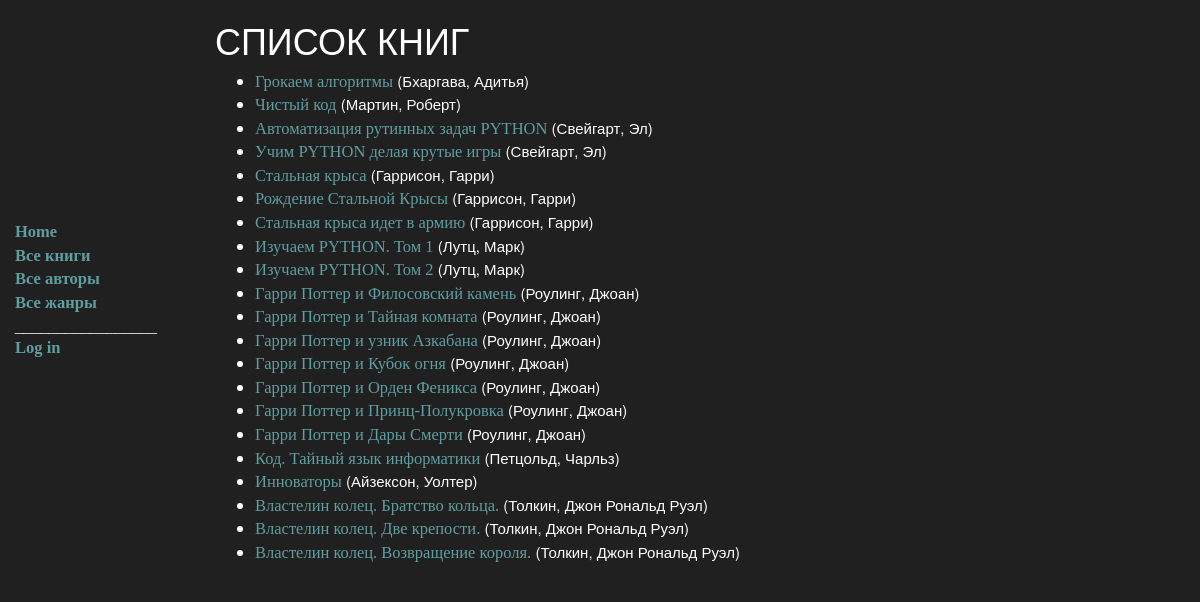
/catalog/books/, run on the app's committed database.
### catalog/models.py (models this page shows, shortened)
class Book(models.Model):
    title = models.CharField(max_length=200)
    author = models.ForeignKey(Author, on_delete=models.SET_NULL, null=True)
    summary = models.TextField(max_length=1000, help_text="Введите краткое описание книги.")
    isbn = models.CharField('ISBN', max_length=13, help_text='13 Character <a href="https://www.isbn-international'
                                                             '.org/content/what-isbn">ISBN number</a>')
    genre = models.ManyToManyField(Genre, help_text="Выберите жанр этой книги.")
    def get_absolute_url(self):   # Возвращает URL-адрес для доступа к определенной книге
        return reverse('book-detail', args=[str(self.id)])
    def display_genre(self):   # Создает строку для жанра. Это необходимо для отображения жанра в администраторе.
        return ', '.join(
            [
                genre.name for genre in self.genre.all()[:3]
             ]
        )
    display_genre.short_description = 'Genre'

class Author(models.Model):
    first_name = models.CharField(max_length=100)
    last_name = models.CharField(max_length=100)
    date_of_birth = models.DateField(null=True, blank=True)
    date_of_death = models.DateField('Died', null=True, blank=True)
    def __str__(self):
        return f'{self.last_name}, {self.first_name}'

### catalog/views.py (the view)
class BookListView(generic.ListView):
    model = Book

### catalog/templates/catalog/book_list.html (shortened to what this page needs)
{% extends "base_generic.html" %}
{% block content %}
    <h1>СПИСОК КНИГ</h1>
    {% if book_list %}
    <ul>
      {% for book in book_list %}
      <li><a href="{{ book.get_absolute_url }}">{{ book.title }}</a> ({{book.author}})</li>
      {% endfor %}
    </ul>
    {% else %}
      <p>В библиотеке нет книг</p>
    {% endif %}
{% endblock %}

### catalog/templates/base_generic.html (style rules this page uses)
body { background: rgb(32,32,32); }
h1 { color: White; }
a { color: rgb(95, 158, 160); font-size: 16.5px; font-family: Verdana }
li { color: White; font-size: 15px; }

### data on the page
Book: title "Грокаем алгоритмы", author "Бхаргава, Адитья"
Book: title "Чистый код", author "Мартин, Роберт"
Book: title "Автоматизация рутинных задач PYTHON", author "Свейгарт, Эл"
Book: title "Учим PYTHON делая крутые игры", author "Свейгарт, Эл"
Book: title "Стальная крыса", author "Гаррисон, Гарри"
Book: title "Рождение Стальной Крысы", author "Гаррисон, Гарри"
Book: title "Стальная крыса идет в армию", author "Гаррисон, Гарри"
Book: title "Изучаем PYTHON. Том 1", author "Лутц, Марк"
Book: title "Изучаем PYTHON. Том 2", author "Лутц, Марк"
Book: title "Гарри Поттер и Филосовский камень", author "Роулинг, Джоан"
Book: title "Гарри Поттер и Тайная комната", author "Роулинг, Джоан"
Book: title "Гарри Поттер и узник Азкабана", author "Роулинг, Джоан"
Book: title "Гарри Поттер и Кубок огня", author "Роулинг, Джоан"
Book: title "Гарри Поттер и Орден Феникса", author "Роулинг, Джоан"
Book: title "Гарри Поттер и Принц-Полукровка", author "Роулинг, Джоан"
Book: title "Гарри Поттер и Дары Смерти", author "Роулинг, Джоан"
Book: title "Код. Тайный язык информатики", author "Петцольд, Чарльз"
Book: title "Инноваторы", author "Айзексон, Уолтер"
Book: title "Властелин колец. Братство кольца.", author "Толкин, Джон Рональд Руэл"
Book: title "Властелин колец. Две крепости.", author "Толкин, Джон Рональд Руэл"
Book: title "Властелин колец. Возвращение короля.", author "Толкин, Джон Рональд Руэл"
